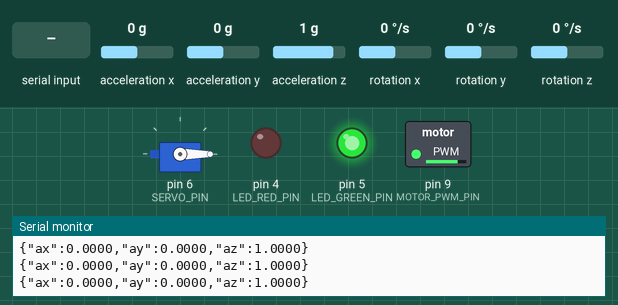
A sketch run on a simulated Arduino Uno, built with avr-gcc and run on an emulated ATmega328P. On the bench: servo, switched loads named in the sketch (green lamp = pin HIGH), output pins drawn as LEDs (lit = HIGH), the last lines printed to the serial monitor. Inputs (shaded band) come from the test bench; at power-on: acceleration x 0 g, acceleration y 0 g, acceleration z 1 g, rotation x 0 °/s, rotation y 0 °/s, rotation z 0 °/s.

Above: at 1.2 s.
1.3 s: "S" received over Serial
At 2.8 s:
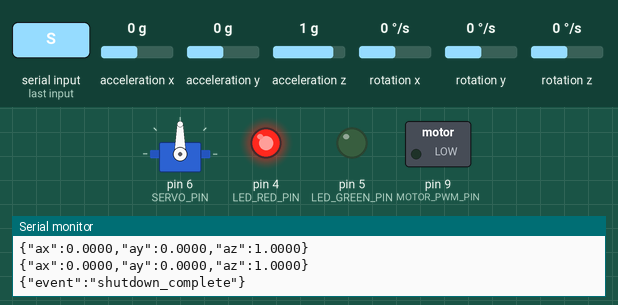
4.3 s: "W" received over Serial
At 5.8 s:
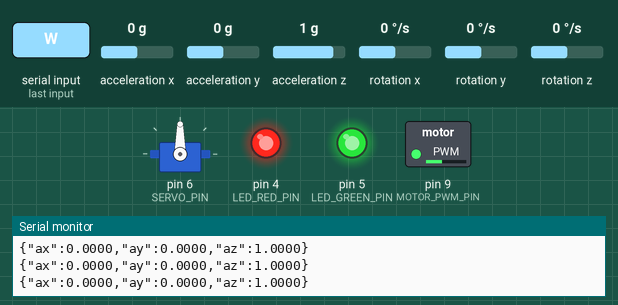
6.2 s: "S" received over Serial
At 8.2 s:
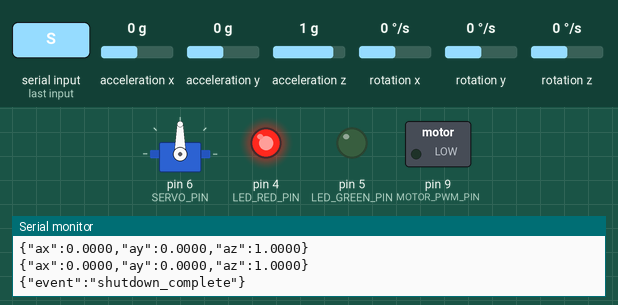
9.2 s: "N" received over Serial
At 9.5 s:
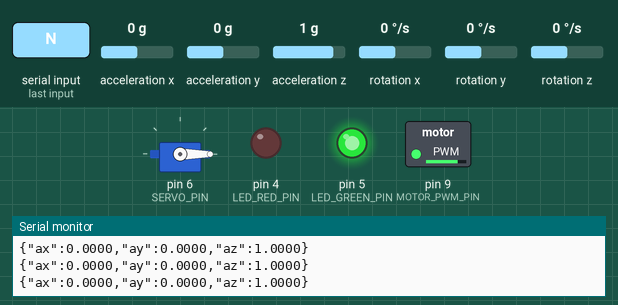
10.7 s: "W" received over Serial
At 11.9 s:
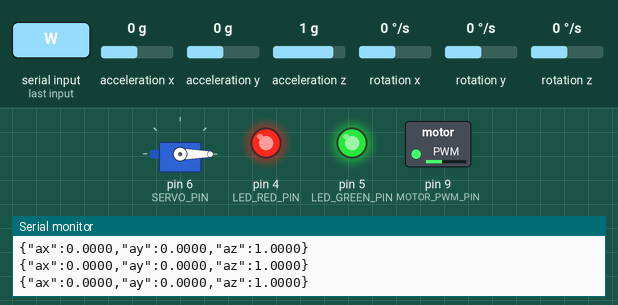
Timing chart, 0 to 13.6 s (numbered marks = the images above; inputs shaded):
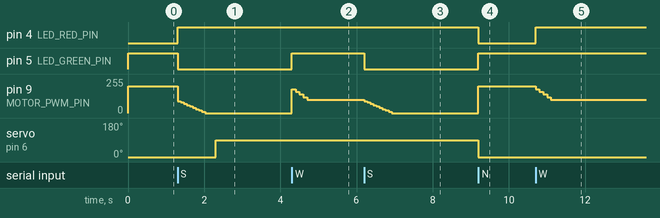

Measured:
- after the input at 1.3 s, pin 4 (LED_RED_PIN): LOW → HIGH at once; pin 5 (LED_GREEN_PIN): HIGH → LOW at once; pin 9 (MOTOR_PWM_PIN): moves from 200/255 to 0/255 over 0.72 s, starting at once; servo on pin 6 (SERVO_PIN): 0° → 90° after 1.0 s
- after the input at 4.3 s, pin 5 (LED_GREEN_PIN): LOW → HIGH at once; pin 9 (MOTOR_PWM_PIN): 0/255 → 180/255 at once, → 160/255 0.10 s later, → 140/255 0.10 s later, → 120/255 0.10 s later, … (5 changes in this stretch)
- after the input at 6.2 s, pin 5 (LED_GREEN_PIN): HIGH → LOW at once; pin 9 (MOTOR_PWM_PIN): moves from 100/255 to 0/255 over 0.72 s, starting at once
- after the input at 9.2 s, pin 4 (LED_RED_PIN): HIGH → LOW at once; pin 5 (LED_GREEN_PIN): LOW → HIGH at once; pin 9 (MOTOR_PWM_PIN): 0/255 → 200/255 at once; servo on pin 6 (SERVO_PIN): 90° → 0° at once
- after the input at 10.7 s, pin 4 (LED_RED_PIN): LOW → HIGH at once; pin 9 (MOTOR_PWM_PIN): moves from 200/255 to 100/255 over 0.40 s, starting at once

The sketch:

acoustiguard_main.ino
```cpp
// =============================================================================
// AcoustiGuard — Arduino Uno R4
// =============================================================================
// Görevler:
//   1. MPU6050'den ivme verisi oku → JSON olarak UART'a gönder
//   2. RPi'den gelen komutları dinle ('N', 'W', 'S')
//   3. Komuta göre motor PWM, LED ve servo kontrolü yap
//
// Kablolama:
//   MPU6050 SDA → A4 | SCL → A5 | VCC → 3.3V | GND → GND
//   Motor (L298N ENA) → Pin 9 (PWM)
//   Servo → Pin 6
//   LED Kırmızı → Pin 4 | LED Yeşil → Pin 5
//   UART TX (Pin 1) → voltaj bölücü → RPi GPIO15 (RX)
//   UART RX (Pin 0) ← RPi GPIO14 (TX)

#include <Wire.h>
#include <MPU6050.h>
#include <Servo.h>

// ── Pin Tanımları ─────────────────────────────────────────────────────────────
#define MOTOR_PWM_PIN   9    // L298N ENA (PWM)
#define SERVO_PIN       6
#define LED_GREEN_PIN   5
#define LED_RED_PIN     4

// ── Sabitler ──────────────────────────────────────────────────────────────────
#define NORMAL_SPEED     200   // PWM 0-255
#define WARNING_SPEED    100   // azaltılmış hız
#define BRAKE_ANGLE       90   // servo fren açısı (derece)
#define RELEASE_ANGLE      0   // servo serbest açısı

#define SEND_INTERVAL_MS  10   // MPU6050 gönderim aralığı (~100 Hz)

// ── Nesneler ──────────────────────────────────────────────────────────────────
MPU6050 mpu;
Servo   brakeServo;

// ── Durum ────────────────────────────────────────────────────────────────────
char    currentState = 'N';   // 'N'=Normal, 'W'=Warning, 'S'=Shutdown
unsigned long lastSendTime = 0;

// ── Setup ─────────────────────────────────────────────────────────────────────
void setup() {
  Serial.begin(115200);

  // MPU6050
  Wire.begin();
  mpu.initialize();
  if (!mpu.testConnection()) {
    Serial.println("{\"error\":\"MPU6050 connection failed\"}");
  }

  // Motor
  pinMode(MOTOR_PWM_PIN, OUTPUT);
  analogWrite(MOTOR_PWM_PIN, NORMAL_SPEED);

  // Servo
  brakeServo.attach(SERVO_PIN);
  brakeServo.write(RELEASE_ANGLE);

  // LEDs
  pinMode(LED_GREEN_PIN, OUTPUT);
  pinMode(LED_RED_PIN,   OUTPUT);
  setLED('N');
}

// ── LED Kontrol ───────────────────────────────────────────────────────────────
void setLED(char state) {
  if (state == 'N') {
    digitalWrite(LED_GREEN_PIN, HIGH);
    digitalWrite(LED_RED_PIN,   LOW);
  } else if (state == 'W') {
    // Turuncu: ikisi birden
    digitalWrite(LED_GREEN_PIN, HIGH);
    digitalWrite(LED_RED_PIN,   HIGH);
  } else {  // 'S'
    digitalWrite(LED_GREEN_PIN, LOW);
    digitalWrite(LED_RED_PIN,   HIGH);
  }
}

// ── Komut İşleyici ────────────────────────────────────────────────────────────
void handleCommand(char cmd) {
  currentState = cmd;
  setLED(cmd);

  if (cmd == 'N') {
    // Normal: tam hız, fren serbest
    analogWrite(MOTOR_PWM_PIN, NORMAL_SPEED);
    brakeServo.write(RELEASE_ANGLE);

  } else if (cmd == 'W') {
    // Uyarı: hızı kademeli düşür
    // 200 → 100 arası 5 adımda (~500ms)
    int currentPWM = NORMAL_SPEED;
    while (currentPWM > WARNING_SPEED) {
      currentPWM -= 20;
      if (currentPWM < WARNING_SPEED) currentPWM = WARNING_SPEED;
      analogWrite(MOTOR_PWM_PIN, currentPWM);
      delay(100);
    }

  } else if (cmd == 'S') {
    // Kapatma: kademeli PWM azalt → durdur → servo fren
    int currentPWM = WARNING_SPEED;
    while (currentPWM > 0) {
      currentPWM -= 10;
      if (currentPWM < 0) currentPWM = 0;
      analogWrite(MOTOR_PWM_PIN, currentPWM);
      delay(80);
    }
    // Motor tamamen durdu, fren uygula
    delay(200);
    brakeServo.write(BRAKE_ANGLE);
    Serial.println("{\"event\":\"shutdown_complete\"}");
  }
}

// ── MPU6050 Oku ve Gönder ─────────────────────────────────────────────────────
void sendVibrationData() {
  int16_t ax_raw, ay_raw, az_raw;
  int16_t gx, gy, gz;   // gyro (şimdilik kullanılmıyor)

  mpu.getMotion6(&ax_raw, &ay_raw, &az_raw, &gx, &gy, &gz);

  // Ham değeri g birimine çevir (MPU6050 hassasiyet ±2g → 16384 LSB/g)
  float ax = ax_raw / 16384.0;
  float ay = ay_raw / 16384.0;
  float az = az_raw / 16384.0;

  // JSON satırı olarak gönder
  Serial.print("{\"ax\":");
  Serial.print(ax, 4);
  Serial.print(",\"ay\":");
  Serial.print(ay, 4);
  Serial.print(",\"az\":");
  Serial.print(az, 4);
  Serial.println("}");
}

// ── Loop ──────────────────────────────────────────────────────────────────────
void loop() {
  // RPi'den komut geldi mi?
  if (Serial.available() > 0) {
    char cmd = Serial.read();
    if (cmd == 'N' || cmd == 'W' || cmd == 'S') {
      handleCommand(cmd);
    }
  }

  // Shutdown tamamlandıysa artık veri gönderme
  if (currentState == 'S') {
    return;
  }

  // Titreşim verisini belirli aralıklarla gönder
  unsigned long now = millis();
  if (now - lastSendTime >= SEND_INTERVAL_MS) {
    lastSendTime = now;
    sendVibrationData();
  }
}
```
